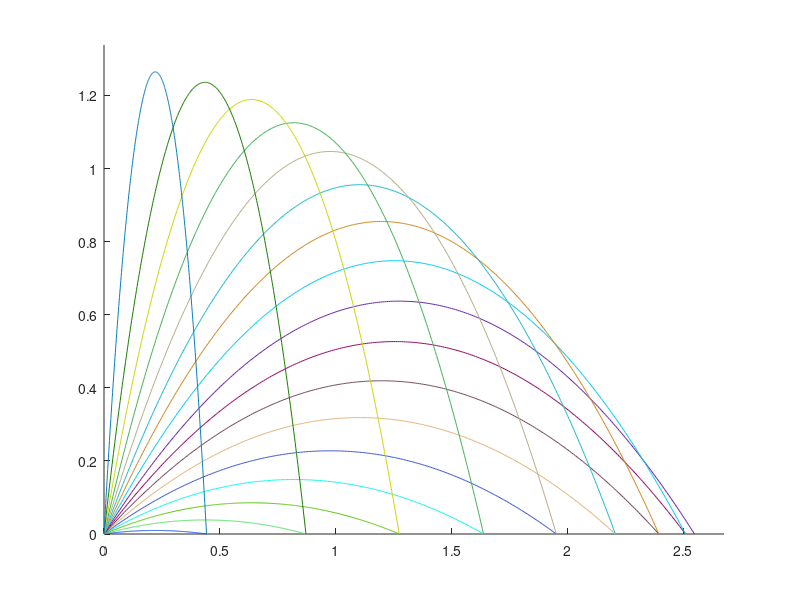

This chart was generated by the following MATLAB code:

velocity = input('Enter velocity of projectile: ');
grav = 9.81;

longxpos = velocity*cosd(45)*(2*velocity*sind(45)/grav);
longypos = velocity*(velocity/grav);



hold on
for angle = 5:5:85
horzvel = velocity * cosd(angle);
vertvel = velocity * sind(angle);
flttime = 2*vertvel/grav;
times = linspace(0, flttime, 300);
for i = 1:length(times)
    yvals(i) = vertvel*times(i) - (0.5*grav*(times(i))^2);
end

xpos = horzvel*flttime;
x = linspace(0, xpos, 300);


    
plot(x, yvals, 'color', rand(1,3))
xlim([0 1.05*longxpos]);
ylim([0 1.05*longypos/2]);

pause(2);
end

hold off

% pause(2);
% choice = menu('Would you like to run again?','Yes','No');

% if choice == 1 || choice == 2
%     web('https://www.youtube.com/watch?v=dQw4w9WgXcQ', '-browser')
% end
